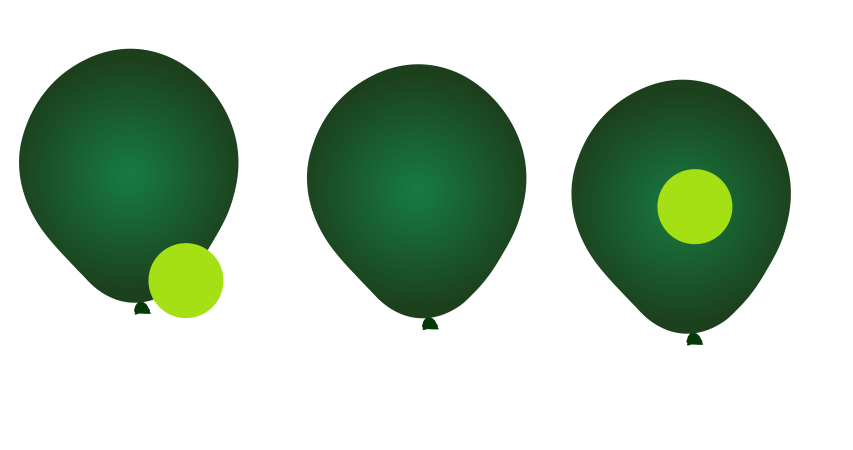
#> input picture Resized_Balloon/mixed.png, 853 x 450 px
$ python cut_balloon_img.py
#> lines starting #> are read from the running program, lines starting #| are printed output that depends on the picture; after the words box and inside, x2 and y2 are one past the last pixel; in counts of white or black regions, pixels touching at a corner belong together
import cv2 as cv
import numpy as np

img = cv.imread('Resized_Balloon/mixed.png')
#> img is the input picture: shape (450, 853, 3); mean B, G, R 183.1, 201.1, 182
blur = cv.GaussianBlur(img, (9,9), 0)
cv.imshow("Blur", blur)
canny = cv.Canny(blur, 50, 150)
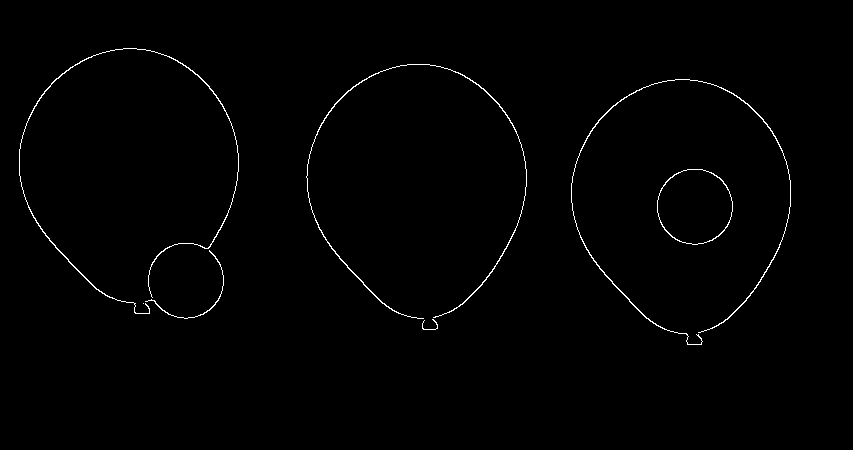
#> canny: shape (450, 853); 0.83% white in thin lines or dots, all inside (x1, y1, x2, y2) = (19, 48, 791, 345)
cv.imshow("Canny", canny)
contours, hierarchies = cv.findContours(canny, cv.RETR_LIST, cv.CHAIN_APPROX_SIMPLE)
#> contours = 8 contours, 2 with area under 20; largest, box (x1, y1, x2, y2) and area: (657, 169, 733, 245) 4444, (657, 169, 733, 245) 4383, (571, 79, 791, 345) 246, (306, 64, 527, 319) 237, (19, 48, 239, 314) 219, (145, 250, 224, 319) 42
# cv.drawContours(img, contours, -1, (0,255,0), 3)
cnt = []
area = [None]*len(contours)
#> area = 8 items
sliced = []
sliced_gray = []
for i in range(len(contours)):
    area[i] = cv.contourArea(contours[i])
    # print(area[i])
    if area[i] > 200 and area[i]<400:
        cnt.append(contours[i])
#> this loop made 8 passes
#> after the loop, area = [6.5, 0, 41.5, 4383, 4444, 245.5, 237, 219]; cnt = 3 contours; box (x1, y1, x2, y2) and area: (571, 79, 791, 345) 246, (306, 64, 527, 319) 237, (19, 48, 239, 314) 219
for i in range(len(cnt)):
    x,y,w,h = cv.boundingRect(cnt[i])
    # print(x,y,w,h)
    # cv.rectangle(img,(x,y),(x+w,y+h),(0,255,0),2)
    sliced.append(img[y:y+h, x:x+w])
    sliced_gray.append(cv.cvtColor(sliced[i],cv.COLOR_BGR2GRAY))
    sliced_blur = cv.GaussianBlur(sliced_gray[i], (9,9), 0)
    sliced_canny = cv.Canny(sliced_blur, 50, 150)
    sliced_contours,sliced_hierarchy = cv.findContours(sliced_canny, cv.RETR_LIST, cv.CHAIN_APPROX_SIMPLE)
    # cv.drawContours(sliced[i], sliced_contours, -1, (0,255,0), 3)
    cv.imshow("Sliced{}".format(i), sliced[i])
#> this loop made 3 passes
#> (x, y, w, h) on passes 1, 3: (571, 79, 220, 266), (19, 48, 220, 266)
#> (x, y, w, h, sliced_hierarchy) on pass 2: (306, 64, 221, 255, [[1, -1, -1, -1], [-1, 0, -1, -1]])
#> pass 1, `sliced_canny = cv.Canny(sliced_blur, 50, 150)`:
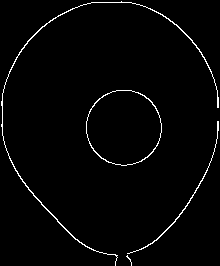
#> sliced_canny: shape (266, 220); 2% white in thin lines or dots
#> pass 1, `cv.imshow("Sliced{}".format(i), sliced[i])`:
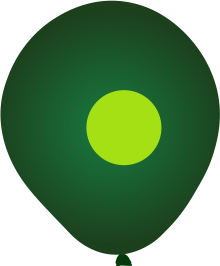
#> window 'Sliced0': shape (266, 220, 3); mean B, G, R 99.5, 141.7, 102.2
#> pass 2, `sliced_blur = cv.GaussianBlur(sliced_gray[i], (9,9), 0)`:
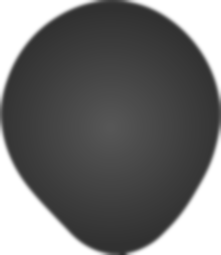
#> sliced_blur: shape (255, 221); min 49, max 255, mean 112.3
#> after the loop:
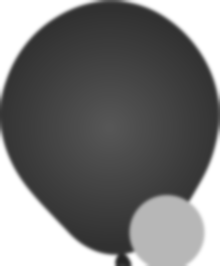
#> sliced_blur: shape (266, 220); min 36, max 255, mean 118.3
#> after the loop:
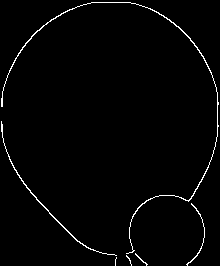
#> sliced_canny: shape (266, 220); 1.8% white in thin lines or dots
#> after the loop, sliced = 3 items; sliced_gray = 3 items
# print(len(sliced_contours),i)
for j in range(len(sliced)):
    circles = cv.HoughCircles(sliced_gray[j],cv.HOUGH_GRADIENT,1.2,10)
    print(circles.size)
    if circles.size > 4:
        print("hit", j)
    if circles is not None:
        circles = np.round(circles[0, :]).astype("int")
        for (x, y, r) in circles:
            # draw the circle in the output image, then draw a rectangle
            # corresponding to the center of the circle
            print("#")
            cv.circle(sliced[j], (x, y), r, (0, 255, 0), 4)
            cv.rectangle(sliced[j], (x - 5, y - 5), (x + 5, y + 5), (0, 128, 255), -1)
#> this loop made 3 passes
#> circles on passes 1 to 3: [[110, 109, 107], [123, 127, 37]], [[111, 109, 107]], [[166, 232, 38], [109, 107, 106]]
#| 6
#| hit 0
#| #
#| #
#| 3
#| #
#| 6
#| hit 2
#| #
#| #
    # [9 lines of commented-out code are left out]
cv.imshow("Original", img)
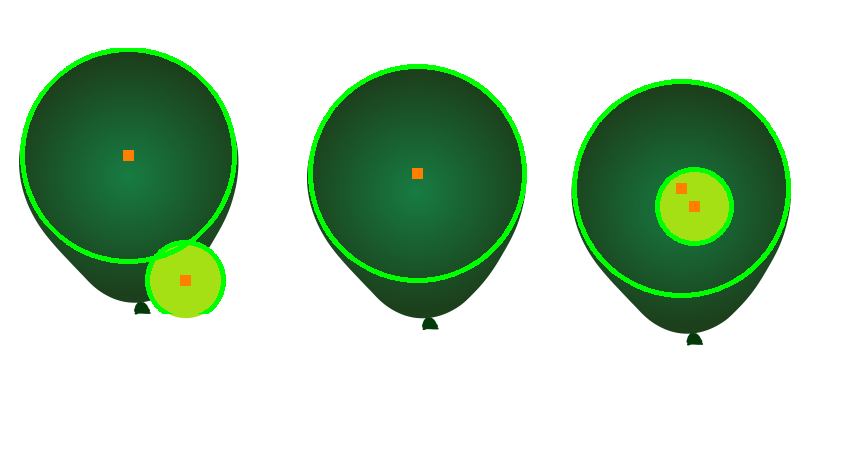
#> window 'Original': shape (450, 853, 3); mean B, G, R 180.9, 205.3, 179.7
cv.waitKey(0)
cv.destroyAllWindows()
